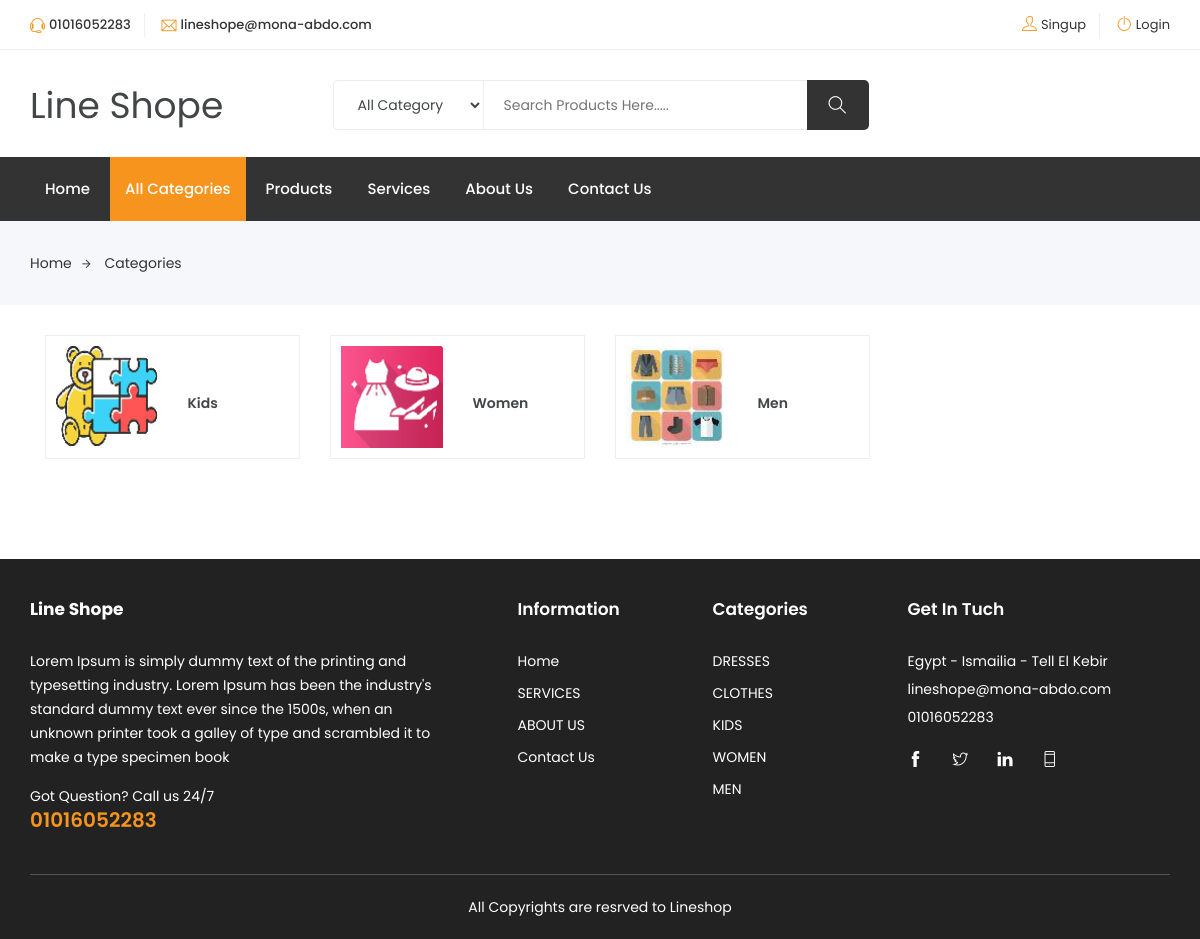
/categories.php, run on the app's committed database.
### tables this page shows
CREATE TABLE `settings` (
  `id` tinyint(4) NOT NULL,
  `site_name` varchar(50) NOT NULL,
  `site_email` varchar(150) NOT NULL,
  `site_phone` varchar(50) NOT NULL,
  `site_link` varchar(255) NOT NULL,
  `site_status` tinyint(1) NOT NULL DEFAULT 1,
  `site_tags` varchar(255) NOT NULL,
  `site_desc` tinytext NOT NULL,
  `site_text_close` tinytext NOT NULL,
  `site_copyrights` tinytext NOT NULL,
  `site_summery` varchar(255) NOT NULL,
  `fb_url` varchar(255) NOT NULL,
  `tw_url` varchar(255) NOT NULL,
  `ln_url` varchar(255) NOT NULL,
  `wh_url` varchar(255) NOT NULL,
  `site_address` varchar(255) NOT NULL,
  `site_logo` varchar(150) NOT NULL,
  `slider_background` varchar(255) NOT NULL,
  `userid` tinyint(4) NOT NULL DEFAULT 1
);

CREATE TABLE `pages` (
  `id` tinyint(4) NOT NULL,
  `title` varchar(255) NOT NULL,
  `content` mediumtext NOT NULL,
  `status` tinyint(1) NOT NULL DEFAULT 1,
  `user_id` int(11) NOT NULL,
  `created_at` datetime NOT NULL,
  `updated_at` datetime NOT NULL
);

CREATE TABLE `categories` (
  `id` tinyint(4) NOT NULL,
  `name` varchar(50) NOT NULL,
  `description` varchar(255) DEFAULT NULL,
  `parent_id` tinyint(4) NOT NULL DEFAULT 0,
  `user_id` tinyint(4) NOT NULL,
  `status` tinyint(1) NOT NULL DEFAULT 0,
  `image` varchar(50) DEFAULT NULL,
  `created_at` datetime NOT NULL DEFAULT current_timestamp(),
  `updated_at` datetime NOT NULL DEFAULT current_timestamp()
);

### init.php (called while the page is built, shortened)
<?php
include "dashboard/config.php";
include "includes/functions/functions.php";
$css_front      = "assets/css/";

### includes/functions/functions.php (called while the page is built, shortened)
<?php
if(! function_exists('isActive')){
    function isActive($pageName,$page = 2){
        $uri_path = parse_url($_SERVER['REQUEST_URI'], PHP_URL_PATH);
        $uri_segments = explode('/', $uri_path);
        if($uri_segments[$page] == $pageName)
        {
            return 'active';
        }
        else
        {
            return '';
        }
    }
}
if(! function_exists('get_all_rows_data')){
    function get_all_rows_data($tbl,$col,$id,$limit = ''){
        global $con;
        if($limit == ''){
            $stmt = $con->prepare("SELECT * FROM $tbl WHERE $col = ? ORDER BY id DESC");
            $stmt->execute(array($id));
        }else{
            $stmt = $con->prepare("SELECT * FROM $tbl WHERE $col = ? ORDER BY id DESC LIMIT $limit");
            $stmt->execute(array($id));
        }
        $rows = $stmt->fetchAll();
        return $rows;
    }
}
if(! function_exists('get_item')){
    function get_item($column,$tbl,$col_name,$id){
        global $con;
        $stmt = $con->prepare("SELECT $column FROM $tbl WHERE $col_name = ?");
        $stmt->execute(array($id));
        $row = $stmt->fetch();
        if($stmt->rowCount() > 0){
            return $row[$column];
        }
    }
}
if(! function_exists('paginate_records')){
    function paginate_records($tblname,$colname,$colVal,$limit){
        global $con;
        $perPage = $limit;
        $page = isset($_GET['page']) ? $_GET['page'] : 1;
        $starting_limit = ($page - 1) * $perPage;
        $query = "SELECT * FROM $tblname  WHERE $colname = $colVal ORDER BY id DESC LIMIT $starting_limit,$perPage";
        $data = $con->query($query)->fetchAll();
        return $data;
    }
}

### categories.php (the view, shortened to what this page needs)
<?php
include "init.php";
include $tpl."header.php";
$rows = paginate_records('categories','parent_id',0,16);
?>
    <div class="breadcrumbs">
			<div class="container">
				<div class="row">
					<div class="col-12">
						<div class="bread-inner">
							<ul class="bread-list">
								<li><a href="index.php">Home<i class="ti-arrow-right"></i></a></li>
								<li class="active"><a href="categories.php">Categories</a></li>
							</ul>
						</div>
					</div>
				</div>
			</div>
		</div>
	<section class="shop-home-list section">
		<div class="container">
			<div class="row">
				<div class="col-md-12">
					<?php
						foreach($rows as $row):
							if($row['status'] == 1):
								if($row['image'] == '')
									$image = 'no-img.jpg';
								else
									$image = $row['image'];
					?>
				<div class="col-lg-3 col-md-3 float-left">
					<div class="single-list">
						<div class="row">
							<div class="col-lg-6 col-md-6 col-12">
								<div class="list-image overlay">
									<img src="assets/uploads/categories/<?=$image?>" alt="#">
								</div>
							</div>
							<div class="col-lg-6 col-md-6 col-12 no-padding">
								<div class="content">
									<h4 class="title"><a href="category.php?category_id=<?=$row['id']?>"><?=$row['name']?></a></h4>
								</div>
							</div>
						</div>
					</div>
					</div>
					<?php
							endif;
						endforeach;
					?>
					</div>
			</div>
		</div>
	</section>
<?php
include $tpl."footer.php";
?>

### includes/templates/header.php (shortened to what this page needs)
<?php
include "includes/functions/functions.php";
?>
<!DOCTYPE html>
<html lang="zxx">
<head>
	<link rel="stylesheet" href="<?=$css_front?>bootstrap.css">
    <link rel="stylesheet" href="<?=$css_front?>magnific-popup.min.css">
    <link rel="stylesheet" href="<?=$css_front?>font-awesome.css">
	<link rel="stylesheet" href="<?=$css_front?>jquery.fancybox.min.css">
    <link rel="stylesheet" href="<?=$css_front?>themify-icons.css">
    <link rel="stylesheet" href="<?=$css_front?>niceselect.css">
    <link rel="stylesheet" href="<?=$css_front?>animate.css">
	<link rel="stylesheet" href="<?=$css_front?>flex-slider.min.css">
	<link rel="stylesheet" href="<?=$css_front?>jquery.exzoom.css"/>
    <link rel="stylesheet" href="<?=$css_front?>owl-carousel.css">
    <link rel="stylesheet" href="<?=$css_front?>slicknav.min.css">
	<link rel="stylesheet" href="https://cdn.datatables.net/1.11.3/css/jquery.dataTables.min.css">
    <link rel="stylesheet" href="https://unpkg.com/dropzone@5/dist/min/dropzone.min.css" type="text/css" />
	<link rel="stylesheet" href="<?=$css_front?>reset.css">
	<link rel="stylesheet" href="<?=$css_front?>style.css">
    <link rel="stylesheet" href="<?=$css_front?>responsive.css">
	<link rel="stylesheet" href="<?=$css_front?>myStyle.css">
	<?php
		$site_status = get_item('site_status','settings','id',1);
	?>
</head>
<body class="js">
	<header class="header shop">
		<div class="topbar">
			<div class="container">
				<div class="row">
					<div class="col-lg-5 col-md-12 col-12">
						<div class="top-left">
							<ul class="list-main">
								<li><i class="ti-headphone-alt"></i><?=get_item('site_phone','settings','id',1)?></li>
								<li><i class="ti-email"></i><?=get_item('site_email','settings','id',1)?></li>
							</ul>
						</div>
					</div>
					<div class="col-lg-7 col-md-12 col-12">
						<div class="right-content">
							<ul class="list-main">
								<?php if(isset($_SESSION['user_id']) && $_SESSION['user_id'] != ''): ?>
								<li><i class="ti-user"></i><a href="profile.php"><?=$_SESSION['username']?></a></li>
								<li><i class="ti-power-off"></i><a href="logout.php">Logout</a></li>
								<?php else: ?>
								<li><i class="ti-user"></i><a href="singup.php">Singup</a></li>
								<li><i class="ti-power-off"></i><a href="login.php">Login</a></li>
								<?php endif ?>
							</ul>
						</div>
					</div>
				</div>
			</div>
		</div>
		<div class="middle-inner">
			<div class="container">
				<div class="row">
					<div class="col-lg-2 col-md-2 col-12">
						<div class="logo">
							<a href="index.php" class="navbar-brand site_name"><?=get_item('site_name','settings','id',1)?></a>
						</div>
					</div>
					<div class="col-lg-8 col-md-7 col-12">
						<div class="search-bar-top">
							<div class="search-bar">
								<select class="nice-select" id="search_cats">
									<option selected="selected">All Category</option>
									<?php
									foreach(get_all_rows_data('categories','status',1) as $cat){
										echo '<option value="'.$cat['id'].'">'.$cat['name'].'</option>';
									}
									?>
								</select>
								<form method="GET" action="searchresult.php">
									<input name="search_key" placeholder="Search Products Here....." type="search">
									<button class="btnn" type="submit"><i class="ti-search"></i></button>
								</form>
							</div>
						</div>
					</div>
					<div class="col-lg-2 col-md-3 col-12">
					</div>
				</div>
			</div>
		</div>
		<div class="header-inner">
			<div class="container">
				<div class="cat-nav-head">
					<div class="row">
						<div class="col-lg-<?=(isActive('index.php',1) == 'active' || isActive('',1) == 'active')? '9' : '12'?> col-12">
							<div class="menu-area">
								<nav class="navbar navbar-expand-lg">
									<div class="navbar-collapse">
										<div class="nav-inner">
											<ul class="nav main-menu menu navbar-nav">
													<li class="<?=isActive('index.php',1)?><?=isActive('',1)?>"><a href="index.php">Home</a></li>
													<li class="<?=isActive('categories.php',1)?>"><a href="categories.php">All Categories</a></li>
													<li class="<?=isActive('products.php',1)?>"><a href="products.php">Products</a></li>
													<?php
														$pages = get_all_rows_data('pages','status',1,3);
														foreach($pages as $page){
															(isset($_GET['page_id']) && $_GET['page_id'] == $page['id'])? $class='active' : $class = '';
															echo '<li class="'.$class.'"><a href="page.php?page_id='.$page['id'].'">'.$page['title'].'</a></li>';
														}
													?>
													<li class="<?=isActive('contact.php',1)?>"><a href="contact.php">Contact Us</a></li>
												</ul>
										</div>
									</div>
								</nav>
							</div>
						</div>
					</div>
				</div>
			</div>
		</div>
	</header>

### includes/templates/footer.php (shortened to what this page needs)
<footer class="footer">
		<div class="footer-top section">
			<div class="container">
				<div class="row">
					<div class="col-lg-5 col-md-6 col-12">
						<div class="single-footer about">
							<div class="logo">
								<h4><a href="index.php" style="color:#fff;font-size:17px;font-weight:bold"><?=get_item('site_name','settings','id',1)?></a></h4>
							</div>
							<p class="text"><?=get_item('site_summery','settings','id',1);?></p>
							<p class="call">Got Question? Call us 24/7<span><a href="<?=get_item('wh_url','settings','id',1)?>"><?=get_item('site_phone','settings','id',1)?></a></span></p>
						</div>
					</div>
					<div class="col-lg-2 col-md-6 col-12">
						<div class="single-footer links">
							<h4>Information</h4>
							<ul>
								<li><a href="index.php">Home</a></li>
								<?php
									$pages = get_all_rows_data('pages','status',1,3);
									foreach($pages as $page){
										echo '<li><a href="page.php?id='.$page['id'].'">'.strtoupper($page['title']).'</a></li>';
									}
								?>
								<li><a href="contact.php">Contact Us</a></li>
							</ul>
						</div>
					</div>
					<div class="col-lg-2 col-md-6 col-12">
						<div class="single-footer links">
							<h4>Categories</h4>
							<ul>
							<?php
								$cats = get_all_rows_data('categories','status',1,5);
								foreach($cats as $cat){
									echo '<li><a href="category.php?category_id='.$cat['id'].'">'.strtoupper($cat['name']).'</a></li>';
								}
							?>
							</ul>
						</div>
					</div>
					<div class="col-lg-3 col-md-6 col-12">
						<div class="single-footer social">
							<h4>Get In Tuch</h4>
							<div class="contact">
								<ul>
									<li><?=get_item('site_address','settings','id',1)?></li>
									<li><?=get_item('site_email','settings','id',1)?></li>
									<li><?=get_item('site_phone','settings','id',1)?></li>
								</ul>
							</div>
							<ul>
								<li><a href="<?=get_item('fb_url','settings','id',1)?>"><i class="ti-facebook"></i></a></li>
								<li><a href="<?=get_item('tw_url','settings','id',1)?>"><i class="ti-twitter"></i></a></li>
								<li><a href="<?=get_item('ln_url','settings','id',1)?>"><i class="ti-linkedin"></i></a></li>
								<li><a href="<?=get_item('wh_url','settings','id',1)?>"><i class="ti-mobile"></i></a></li>
							</ul>
						</div>
					</div>
				</div>
			</div>
		</div>
		<div class="copyright">
			<div class="container">
				<div class="inner">
					<div class="row">
						<div class="col-lg-12 col-12">
							<div>
								<p class="text-center">	<?=get_item('site_copyrights','settings','id',1);?></p>
							</div>
						</div>
					</div>
				</div>
			</div>
		</div>
	</footer>
</body>
</html>

### assets/css/niceselect.css (style rules this page uses)
.nice-select { -webkit-tap-highlight-color: transparent; background-color: #fff; border-radius: 5px; border: solid 1px #e8e8e8; box-sizing: border-box; clear: both; cursor: pointer; display: block; float: left; font-family: inherit; font-size: 15px; font-weight: normal; height: 42px; line-height: 27px; outline: none; padding-left: 18px; padding-right: 30px; position: relative; text-align: left !important; -webkit-transition: all 0.2s ease-in-out; transition: all 0.2s ease-in-out; -webkit-user-select: none; -moz-user-select: none; -ms-user-select: none; user-select: none; white-space: nowrap; width: auto; margin-bottom: 16px; }
.nice-select:after { border-bottom: 2px solid #999; border-right: 2px solid #999; content: ''; display: block; height: 8px; margin-top: -4px; pointer-events: none; position: absolute; right: 12px; top: 50%; -webkit-transform-origin: 66% 66%; -ms-transform-origin: 66% 66%; transform-origin: 66% 66%; -webkit-transform: rotate(45deg); -ms-transform: rotate(45deg); transform: rotate(45deg); -webkit-transition: all 0.15s ease-in-out; transition: all 0.15s ease-in-out; width: 8px; }

### data on the page
settings: get_item('site_phone','settings','id',1) "01016052283", site_email "lineshope@mona-abdo.com", site_name "Line Shope", site_summery "Lorem Ipsum is simply dummy text of the printing and typesetting industry. Lorem Ipsum has been the industry's standard dummy text ever since the 1500s, when an unknown printer took a galley of type and scrambled it to make a type specimen book", site_phone "01016052283", site_address "Egypt - Ismailia - Tell El Kebir", site_copyrights "All Copyrights are resrved to Lineshop"
pages: title "Services", title "SERVICES"
pages: title "About Us", title "ABOUT US"
categories: image (picture), name "Kids", name "KIDS"
categories: image (picture), name "Women", name "WOMEN"
categories: image (picture), name "Men", name "MEN"
categories: name "DRESSES"
categories: name "CLOTHES"
